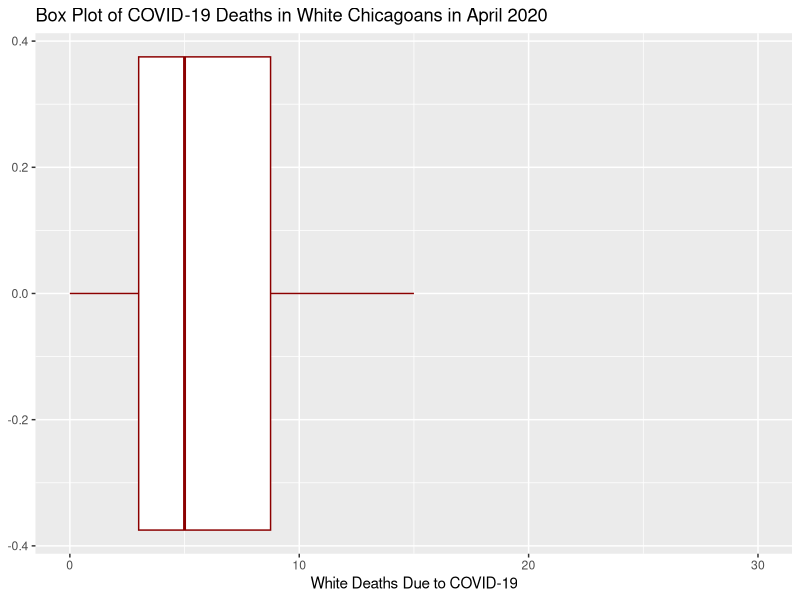
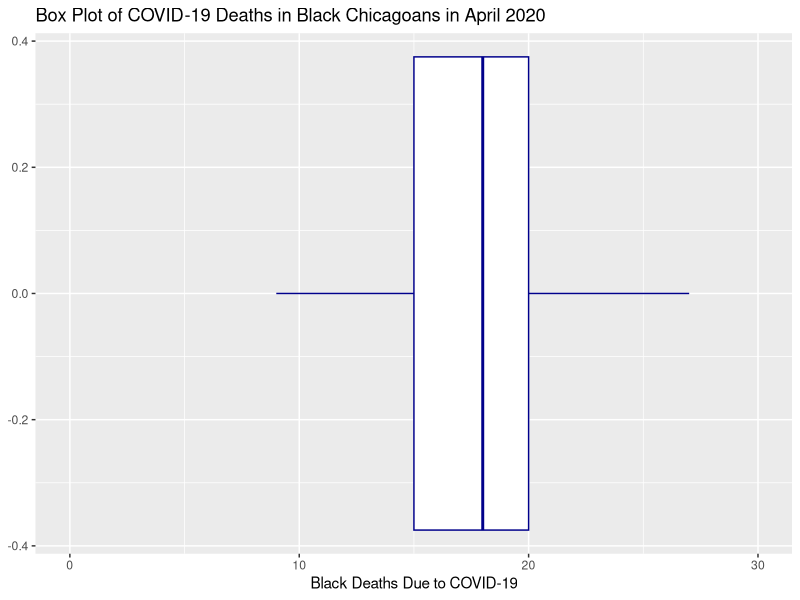
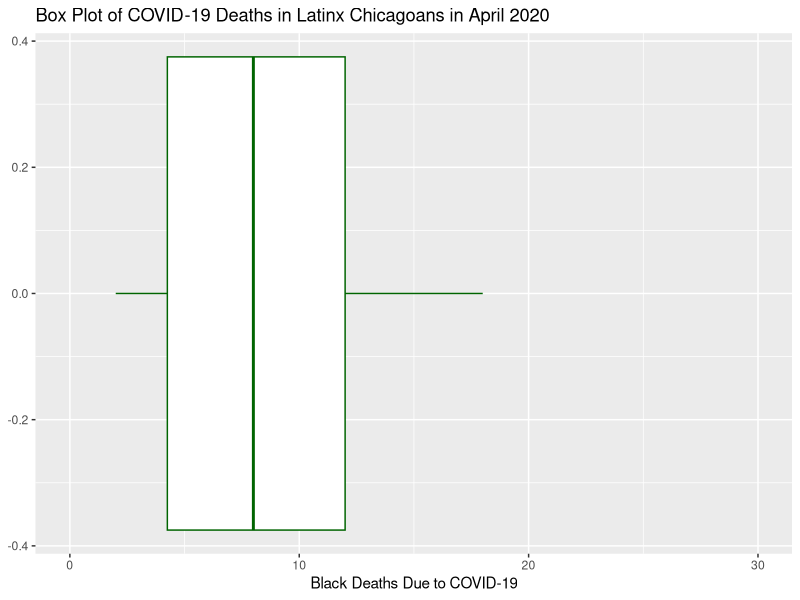
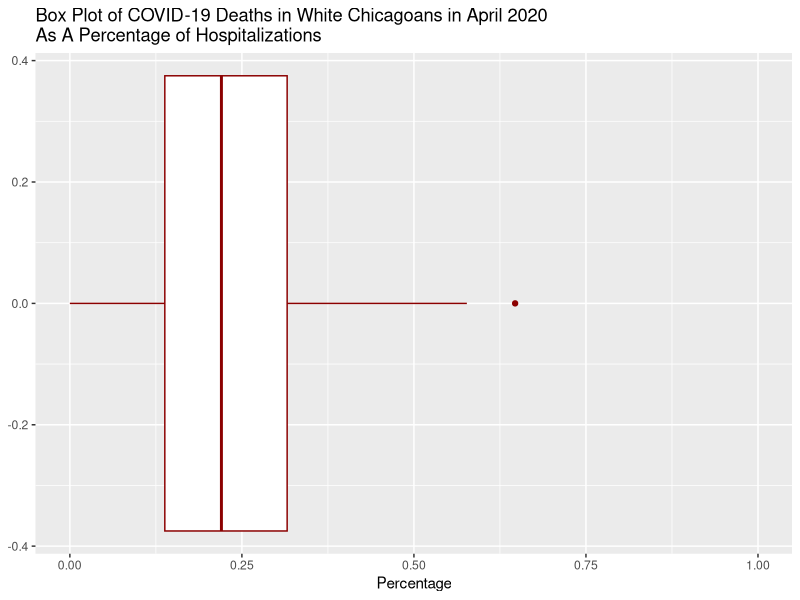
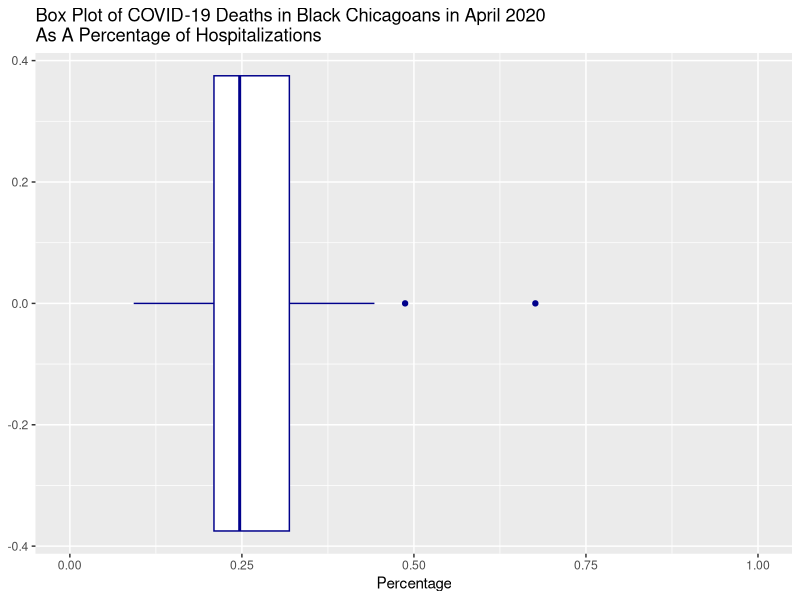
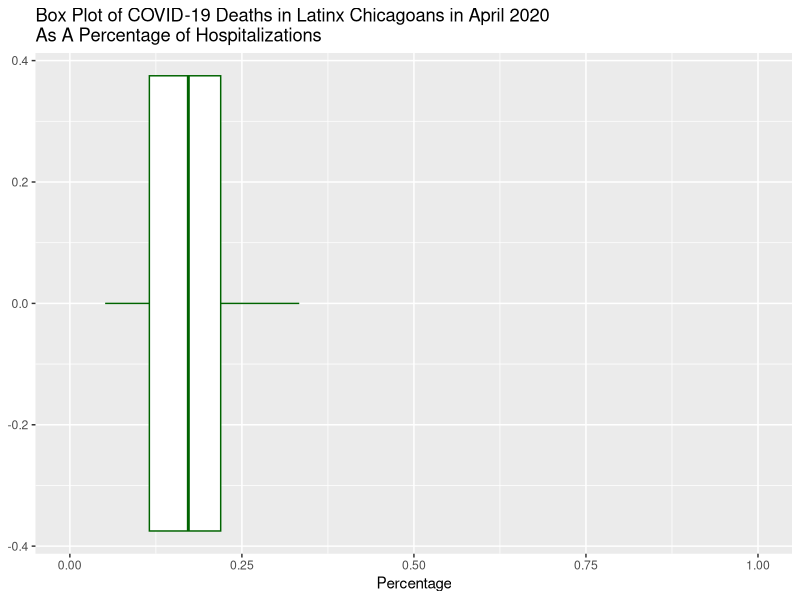
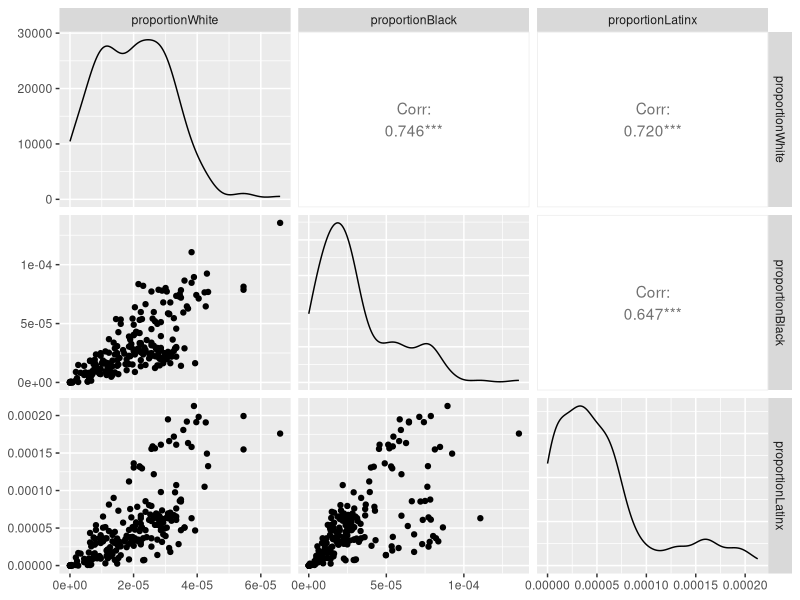
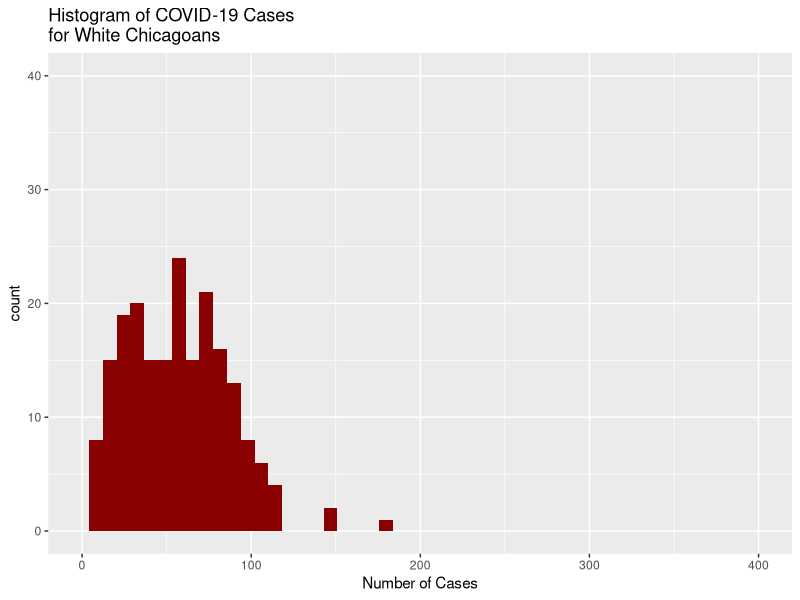

The R script that drew these images, in order:
## ---- chunk 1
knitr::opts_chunk$set(echo = TRUE)
library(dplyr)
library(ggplot2)
library(GGally)
covidData <- read.csv("COVID19_data.csv")
## ---- chunk 2
cases_by_race <- select(covidData, CasesTotal, CasesLatinx, CasesAsianNonLatinx, CasesBlackNonLatinx, CasesWhiteNonLatinx, CasesOtherRaceNonLatinx)
deaths_by_race <- select(covidData, DeathsTotal, DeathsLatinx, DeathsAsianNonLatinx, DeathsBlackNonLatinx, DeathsWhiteNonLatinx, DeathsOtherRaceNonLatinx)
hospitalizations_by_race <- select(covidData, HospitalizationsTotal, HospitalizationsLatinx, HospitalizationsAsianNonLatinx, HospitalizationsBlackNonLatinx, HospitalizationsWhiteNonLatinx, HospitalizationsOtherRaceNonLatinx)
march <- filter(covidData, Month == 3)
april <- filter(covidData, Month == 4)
may <- filter(covidData, Month == 5)
june <- filter(covidData, Month == 6)
july <- filter(covidData, Month == 7)
august <- filter(covidData, Month == 8)
september <- filter(covidData, Month == 9)
covidData <- mutate(covidData, proportionWhite = CasesWhiteNonLatinx/2693976)
covidData <- mutate(covidData, proportionBlack = CasesBlackNonLatinx/2693976)
covidData <- mutate(covidData, proportionLatinx = CasesLatinx/2693976)
april <- mutate(april, white_death_proportion_of_hosp = DeathsWhiteNonLatinx/HospitalizationsWhiteNonLatinx)
april <- mutate(april, black_death_proportion_of_hosp = DeathsBlackNonLatinx/HospitalizationsBlackNonLatinx)
april <- mutate(april, latinx_death_proportion_of_hosp = DeathsLatinx/HospitalizationsLatinx)
## ---- chunk 3
ggplot(april, aes(x = DeathsWhiteNonLatinx)) + geom_boxplot(color = "dark red") + labs(title = "Box Plot of COVID-19 Deaths in White Chicagoans in April 2020", x = "White Deaths Due to COVID-19") + xlim(0,30)
ggplot(april, aes(x = DeathsBlackNonLatinx)) + geom_boxplot(color = "dark blue")  + labs(title = "Box Plot of COVID-19 Deaths in Black Chicagoans in April 2020", x = "Black Deaths Due to COVID-19") + xlim(0,30)
ggplot(april, aes(x = DeathsLatinx)) + geom_boxplot(color = "dark green") + labs(title = "Box Plot of COVID-19 Deaths in Latinx Chicagoans in April 2020", x = "Black Deaths Due to COVID-19") + xlim(0,30)
median(april$DeathsWhiteNonLatinx) # median of White deaths
median(april$DeathsBlackNonLatinx) # median of Black deaths
median(april$DeathsLatinx) # median of Latinx deaths
## ---- chunk 4
ggplot(april, aes(x = white_death_proportion_of_hosp)) + geom_boxplot(color = "dark red") + labs(title = "Box Plot of COVID-19 Deaths in White Chicagoans in April 2020 \nAs A Percentage of Hospitalizations", x = "Percentage") + xlim(0,1)
ggplot(april, aes(x = black_death_proportion_of_hosp)) + geom_boxplot(color = "dark blue")  + labs(title = "Box Plot of COVID-19 Deaths in Black Chicagoans in April 2020 \nAs A Percentage of Hospitalizations", x = "Percentage") + xlim(0,1)
ggplot(april, aes(x = latinx_death_proportion_of_hosp)) + geom_boxplot(color = "dark green") + labs(title = "Box Plot of COVID-19 Deaths in Latinx Chicagoans in April 2020 \nAs A Percentage of Hospitalizations", x = "Percentage") + xlim(0,1)
median(april$white_death_proportion_of_hosp)
median(april$black_death_proportion_of_hosp)
median(april$latinx_death_proportion_of_hosp)
## ---- chunk 5
t.test(covidData$proportionLatinx, covidData$proportionWhite)
## ---- chunk 6
t.test(april$black_death_proportion_of_hosp, april$white_death_proportion_of_hosp)
## ---- chunk 7
ggpairs(covidData, columns=c('proportionWhite', 'proportionBlack', 'proportionLatinx'))
## ---- chunk 8
ggplot(cases_by_race, aes(x = CasesWhiteNonLatinx)) + xlim(0,400) + ylim(0, 40) + geom_histogram(bins = 50, fill = "dark red") + labs(title = "Histogram of COVID-19 Cases \nfor White Chicagoans", x = "Number of Cases")
ggplot(cases_by_race, aes(x = CasesBlackNonLatinx)) + xlim(0,400) + ylim(0, 40) + geom_histogram(bins = 50, fill = "dark blue") +labs(title = "Histogram of COVID-19 Cases \nfor Black Chicagoans", x = "Number of Cases")
ggplot(cases_by_race, aes(x = CasesLatinx)) + xlim(0,400) + ylim(0, 40) + geom_histogram(bins = 50, fill = "dark green") +labs(title = "Histogram of COVID-19 Cases \nfor Latinx Chicagoans", x = "Number of Cases")
mean(covidData$CasesWhiteNonLatinx) # mean of White cases
mean(covidData$CasesBlackNonLatinx) # mean of Black cases
mean(covidData$CasesLatinx) # mean of Latinx cases
## ---- chunk 9
ggplot(covidData, aes(x = Date, y = proportionWhite)) + geom_point(color = "dark red") + ylim(0,.00020) + labs(title = "COVID-19 Cases in White Chicagoans by Date - Proportional \nto Population", y = "Proportion of Population")
ggplot(covidData, aes(x = Date, y = proportionBlack)) + geom_point(color = "dark blue") + ylim(0,.00020) + labs(title = "COVID-19 Cases in Black Chicagoans by Date - Proportional \nto Population", y = "Proportion of Population")
ggplot(covidData, aes(x = Date, y = proportionLatinx)) + geom_point(color = "dark green") + ylim(0,.00020) + labs(title = "COVID-19 Cases in Latinx Chicagoans by Date - Proportional \nto Population", y = "Proportion of Population")
